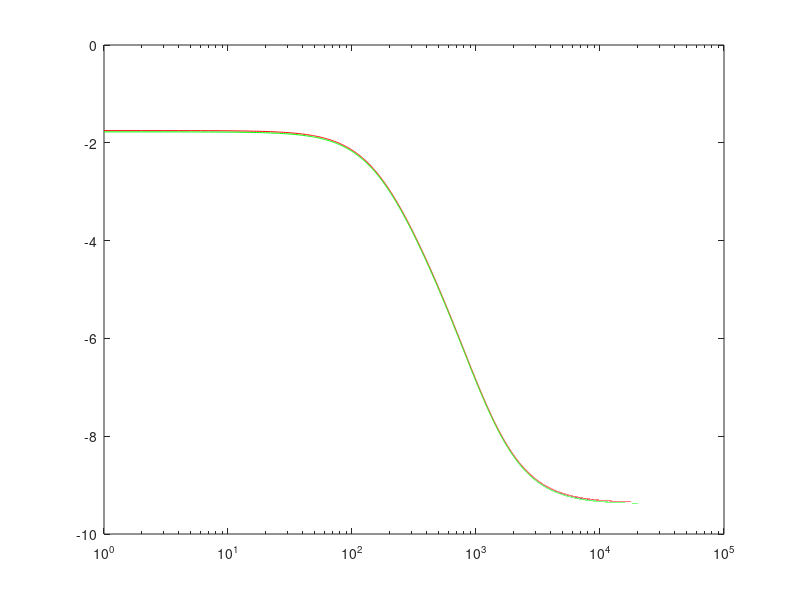

Reproduce this figure in MATLAB.
% King of Tone Analysis
%   --Tonestack

% Powers of 10 notation
k = 1000;
m = 1e-3;
u = 1e-6;
n = 1e-9;

% Frequency variables
f = 1:20000;
w = 2*pi*f;
s = j.*w;

% Tonestack components
ri = 1*k;         % Feed resistor from final op amp output
rtone = 25*k;     % Tone Pot
apos = 0.5; % Tone Pot position, primary leg resistance ratio
bpos = 1 - apos;   % Alternate pot leg resistance ratio
rboost = 50*k;    % Boost pot
bstpos = 1.0;     % Boost pot position resistance ratio

% Components as labeled in derivation
ra = ri + apos*rtone;
rb = bpos*rtone;
rc = 6.8*k;
rd = rboost*bstpos;
ro = 100*k*1000*k/(100*k + 1000*k);
c1 = 10*n;
c2 = 10*n;

% Substitutions as labled in derivation
a0 = ro + rc;
a1 = (ro + rd).*rc.*c2 + ro.*rd.*c2;
b1 = (ro+rd).*c2;

N0 = a0;
N1 = rb*c1*a0 + a1;
N2 = rb*c1*a1;
D0 = 1;
D1 = rb*c1 + c1*a0 + b1;
D2 = rb*c1*b1 + c1*a1;

%%%%%%%%%%%%%%%%%%%%%%%%%%%%%% Transfer functions  %%%%%%%%%%%%%%%%%%%%%%%%%%%%

% ********************************** Vx/Vi ********************************** %
%vxvi = (s.*s*N2 + s.*N1 + N0)./(s.*s.*(N2 + ra.*D2) + s.*(N1 + ra.*D1) + N0 + ra.*D0);
% Further simplification
gvx = N2/(N2 + ra.*D2);
A0 = N0/N2;
A1 = N1/N2;
B0 = (N0 + ra*D0)/(N2 + ra.*D2);
B1 = (N1 + ra*D1)/(N2 + ra.*D2);

vxvi = gvx.*(s.*s + A1*s + A0)./(s.*s + B1*s + B0);  % Final expression for Vx/Vi
                                                     % in the most simplified
                                                     % form: 
                                                     % Second-order filter 
                                                     % with gain

% ********************************** Vo/Vx ********************************** %
%vovx = (s.*c2*ro*rd + ro)./(s.*c2*(ro*rd+(ro+rd)*rc) + rc + ro);
gvo = (c2*ro*rd)/(c2*(ro*rd+(ro+rd)*rc));
%vovx = gvo.*(s + 1/(c2*rd ))./(s + (rc + ro)/(c2*(ro*rd+(ro+rd)*rc)));
X0 = 1/(c2*rd );
Y0 = (rc + ro)/(c2*(ro*rd+(ro+rd)*rc));

vovx = gvo*(s + X0)./(s + Y0);  % Final expression for Vo/Vx in the most 
                                % simplified form: single pole/zero pair
                                % with gain

% ********************* H(s) = Vo/Vi = (Vx/Vi)*(Vo/Vx) ********************** %
Hs = vxvi.*vovx;  % With more algebra the entire expression could be reduced to 
                  % a second-order transfer function, but the expressions for 
                  % "vxvi" and "vovx" are easy to transform to discrete time
                  % approximations directly, avoiding the extra steps.  
                  % If the computational efficiency for the discrete-time
                  % system is paramount then this exercise should be completed.
                  % For current needs further simplification is considered a
                  % needless expenditure of time, so the final DSP algorithm
                  % will require more computational cost than strictly necessary
                  % for this filter implementation. 


%%%%%%%%%%%%%%%%%%%%%%%%%%% Check Transfer Functions  %%%%%%%%%%%%%%%%%%%%%%%%%

% Check algebra steps used to simplify transfer functions
% Below MATLAB/Octave can handle the complex impedances numerically,
% so the expressions can be entered using a straight-forward approach.
% The final result can be verified using SPICE
zd = rd + 1./(s*c2);
zp = ro.*zd./(ro + zd);
zb = rc + zp;
zc = rb + 1./(s*c1);
zx = zb.*zc./(zb + zc);
vxvick = zx./(zx + ra);
vovxck = zp./(zp + rc);

Hs2 = vxvick.*vovxck;

% Plot
semilogx(f, 20*log10(Hs), 'r')
hold on
semilogx(f, 20*log10(Hs2*0.997), 'g') % when the traces overlap, the 0.997 factor makes them side-by-side visible




